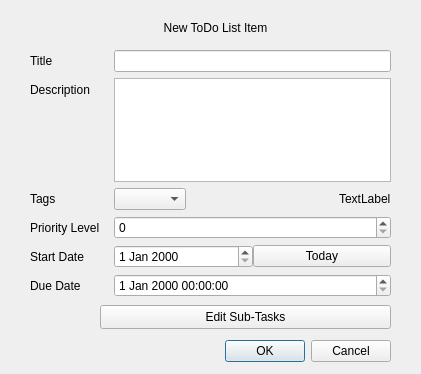
<?xml version="1.0" encoding="UTF-8"?>
<ui version="4.0">
 <class>NewItemForm</class>
 <widget class="QDialog" name="NewItemForm">
  <property name="geometry">
   <rect>
    <x>0</x>
    <y>0</y>
    <width>421</width>
    <height>374</height>
   </rect>
  </property>
  <property name="windowTitle">
   <string>Dialog</string>
  </property>
  <widget class="QDialogButtonBox" name="buttonBox">
   <property name="geometry">
    <rect>
     <x>50</x>
     <y>335</y>
     <width>341</width>
     <height>32</height>
    </rect>
   </property>
   <property name="orientation">
    <enum>Qt::Orientation::Horizontal</enum>
   </property>
   <property name="standardButtons">
    <set>QDialogButtonBox::StandardButton::Cancel|QDialogButtonBox::StandardButton::Ok</set>
   </property>
  </widget>
  <widget class="QPushButton" name="pushButton">
   <property name="geometry">
    <rect>
     <x>100</x>
     <y>305</y>
     <width>291</width>
     <height>24</height>
    </rect>
   </property>
   <property name="text">
    <string>Edit Sub-Tasks</string>
   </property>
  </widget>
  <widget class="QWidget" name="formLayoutWidget">
   <property name="geometry">
    <rect>
     <x>30</x>
     <y>50</y>
     <width>361</width>
     <height>247</height>
    </rect>
   </property>
   <layout class="QFormLayout" name="formLayout">
    <property name="horizontalSpacing">
     <number>14</number>
    </property>
    <property name="leftMargin">
     <number>0</number>
    </property>
    <item row="0" column="0">
     <widget class="QLabel" name="label">
      <property name="text">
       <string>Title</string>
      </property>
     </widget>
    </item>
    <item row="0" column="1">
     <widget class="QLineEdit" name="txtInputTitle"/>
    </item>
    <item row="2" column="0">
     <widget class="QLabel" name="label_2">
      <property name="text">
       <string>Description</string>
      </property>
     </widget>
    </item>
    <item row="2" column="1">
     <widget class="QTextEdit" name="txtInputDesc"/>
    </item>
    <item row="4" column="1">
     <layout class="QHBoxLayout" name="horizontalLayout">
      <item>
       <widget class="QComboBox" name="comboBox">
        <property name="editable">
         <bool>false</bool>
        </property>
       </widget>
      </item>
      <item>
       <spacer name="horizontalSpacer">
        <property name="orientation">
         <enum>Qt::Orientation::Horizontal</enum>
        </property>
        <property name="sizeHint" stdset="0">
         <size>
          <width>7</width>
          <height>20</height>
         </size>
        </property>
       </spacer>
      </item>
      <item>
       <widget class="QLabel" name="tagsDisplay">
        <property name="text">
         <string>TextLabel</string>
        </property>
       </widget>
      </item>
     </layout>
    </item>
    <item row="4" column="0">
     <widget class="QLabel" name="label_3">
      <property name="text">
       <string>Tags</string>
      </property>
     </widget>
    </item>
    <item row="6" column="1">
     <widget class="QSpinBox" name="spinPriorityLvl"/>
    </item>
    <item row="6" column="0">
     <widget class="QLabel" name="label_6">
      <property name="text">
       <string>Priority Level</string>
      </property>
     </widget>
    </item>
    <item row="7" column="0">
     <widget class="QLabel" name="label_7">
      <property name="text">
       <string>Start Date</string>
      </property>
     </widget>
    </item>
    <item row="7" column="1">
     <layout class="QHBoxLayout" name="horizontalLayout_2">
      <item>
       <widget class="QDateEdit" name="dateEdit"/>
      </item>
      <item>
       <widget class="QPushButton" name="pushButton_2">
        <property name="text">
         <string>Today</string>
        </property>
       </widget>
      </item>
     </layout>
    </item>
    <item row="8" column="0">
     <widget class="QLabel" name="label_8">
      <property name="text">
       <string>Due Date</string>
      </property>
     </widget>
    </item>
    <item row="8" column="1">
     <widget class="QDateTimeEdit" name="dateTimeEdit"/>
    </item>
   </layout>
  </widget>
  <widget class="QLabel" name="labelTitle">
   <property name="geometry">
    <rect>
     <x>150</x>
     <y>20</y>
     <width>131</width>
     <height>16</height>
    </rect>
   </property>
   <property name="text">
    <string>New ToDo List Item</string>
   </property>
   <property name="alignment">
    <set>Qt::AlignmentFlag::AlignCenter</set>
   </property>
  </widget>
 </widget>
 <resources/>
 <connections>
  <connection>
   <sender>buttonBox</sender>
   <signal>accepted()</signal>
   <receiver>NewItemForm</receiver>
   <slot>accept()</slot>
   <hints>
    <hint type="sourcelabel">
     <x>248</x>
     <y>254</y>
    </hint>
    <hint type="destinationlabel">
     <x>157</x>
     <y>274</y>
    </hint>
   </hints>
  </connection>
  <connection>
   <sender>buttonBox</sender>
   <signal>rejected()</signal>
   <receiver>NewItemForm</receiver>
   <slot>reject()</slot>
   <hints>
    <hint type="sourcelabel">
     <x>316</x>
     <y>260</y>
    </hint>
    <hint type="destinationlabel">
     <x>286</x>
     <y>274</y>
    </hint>
   </hints>
  </connection>
 </connections>
</ui>
